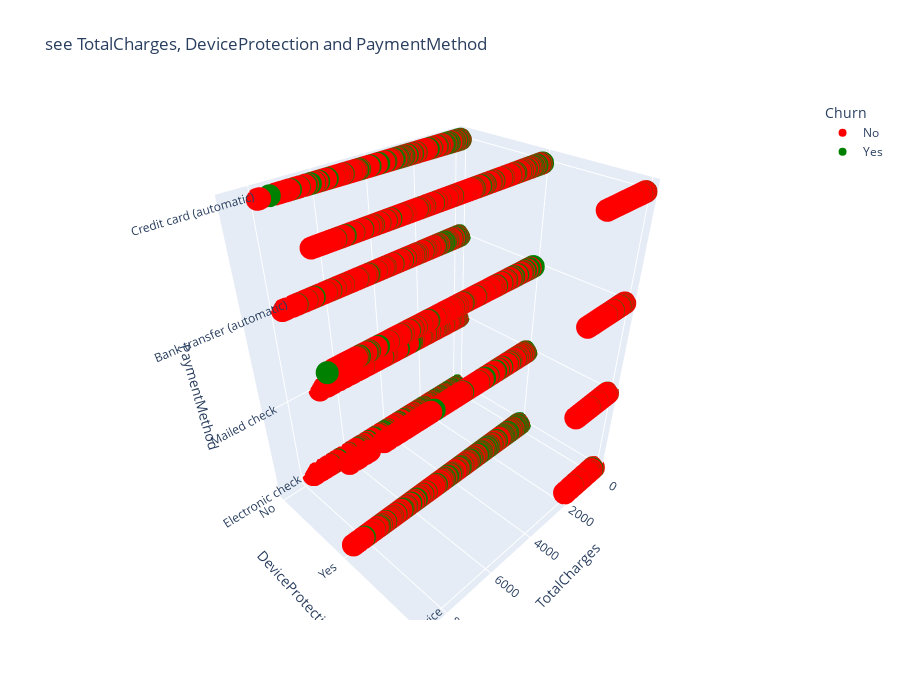

Notebook code cell kept with this figure:
### Code cell
feature_1 = "TotalCharges"
feature_2 = "DeviceProtection"
feature_3 = "PaymentMethod"
plot_3d_feauture(df, feature_1,feature_2,  feature_3)

### Figure 1 — Plotly figure (JSON) as saved in the notebook; plotly's stock layout.template omitted (floating-point values rounded to 4 significant figures; data arrays with more than 128 entries replaced by an {"elided": "..."} marker saying what was removed)
{"data": [{"hovertemplate": "<b>%{hovertext}</b><br><br>Churn=No<br>TotalCharges=%{x}<br>DeviceProtection=%{y}<br>PaymentMethod=%{z}<extra></extra>", "hovertext": {"elided": "5174 str values"}, "legendgroup": "No", "marker": {"color": "red", "symbol": "circle"}, "mode": "markers", "name": "No", "scene": "scene", "showlegend": true, "type": "scatter3d", "x": {"elided": "5174 float values"}, "y": {"elided": "5174 str values"}, "z": {"elided": "5174 str values"}}, {"hovertemplate": "<b>%{hovertext}</b><br><br>Churn=Yes<br>TotalCharges=%{x}<br>DeviceProtection=%{y}<br>PaymentMethod=%{z}<extra></extra>", "hovertext": {"elided": "1869 str values"}, "legendgroup": "Yes", "marker": {"color": "green", "symbol": "circle"}, "mode": "markers", "name": "Yes", "scene": "scene", "showlegend": true, "type": "scatter3d", "x": {"elided": "1869 float values"}, "y": {"elided": "1869 str values"}, "z": {"elided": "1869 str values"}}], "layout": {"height": 700, "legend": {"title": {"text": "Churn"}, "tracegroupgap": 0}, "scene": {"domain": {"x": [0, 1], "y": [0, 1]}, "xaxis": {"title": {"text": "TotalCharges"}}, "yaxis": {"title": {"text": "DeviceProtection"}}, "zaxis": {"title": {"text": "PaymentMethod"}}}, "title": {"text": "see TotalCharges, DeviceProtection and PaymentMethod"}}}
